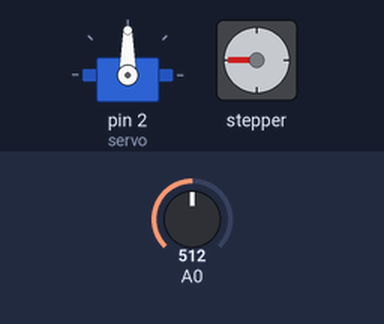
A sketch run on a simulated Arduino Uno, built with avr-gcc and run on an emulated ATmega328P. Shown: servo, stepper motor. Inputs (shaded band) come from the test bench; at power-on: A0 = 512. Stepper angles assume 200 steps per turn.

Above: at 1.2 s.
1.3 s: A0 set to 716
At 1.69 s:
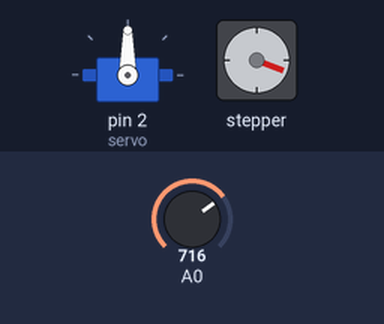
4.3 s: A0 set to 900
At 4.71 s:
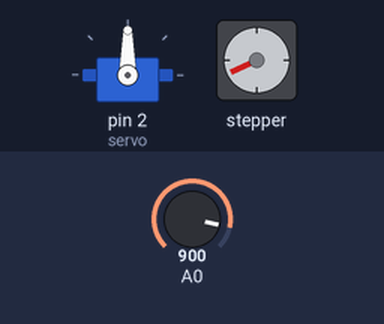
7.3 s: A0 set to 1023
At 7.73 s:
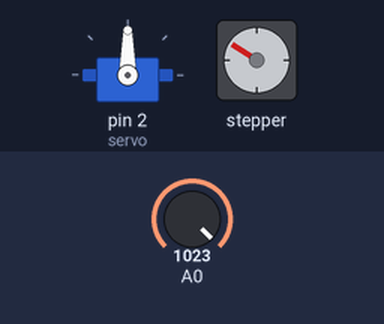
Timing chart, 0 to 19.3 s (numbered marks = the images above; inputs shaded):
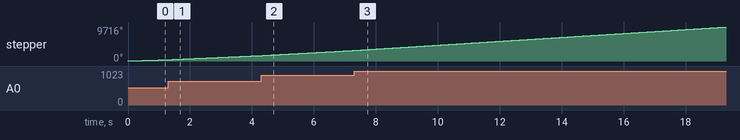

The sketch:

Scale_Test_1.ino
```cpp
//servo
#include <Servo.h>
Servo myservo;  // create servo object to control a servo
int Open = 0;
int Close = 180; //180 max range
int servo = 2; //servo pin

//stepper motor
#include <Stepper.h>
const int stepsPerRevolution = 200;  // change this to fit the number of steps per revolution
// for your motor

Stepper myStepper(stepsPerRevolution, 8, 9, 10, 11); // initialize the stepper library


//Dispaly
#include "LCDIC2.h"
LCDIC2 lcd(0x27, 16, 2);

//Scale
#include "HX711.h"
// HX711 circuit wiring
const int DOUT_PIN = 4;
const int SCK_PIN = 3;
HX711 scale;


void setup() {
  myservo.attach(servo); // attaches the servo
  scale.begin(DOUT_PIN, SCK_PIN);
  lcd.setCursor ( 0, 0 );                   // go home
  lcd.print("Hello, ARDUINO ");
  lcd.setCursor ( 0, 1 );        // go to the next line
  lcd.print (" WORLD!  ");

}

void loop() {
    int sensorReading = analogRead(A0);
  // map it to a range from 0 to 100:
  int motorSpeed = map(sensorReading, 0, 1023, 0, 100);
  // set the motor speed:
  if (motorSpeed > 0) {
    myStepper.setSpeed(motorSpeed);
    // step 1/100 of a revolution:
    myStepper.step(stepsPerRevolution / 100);
  // put your main code here, to run repeatedly:
  }
}
```
